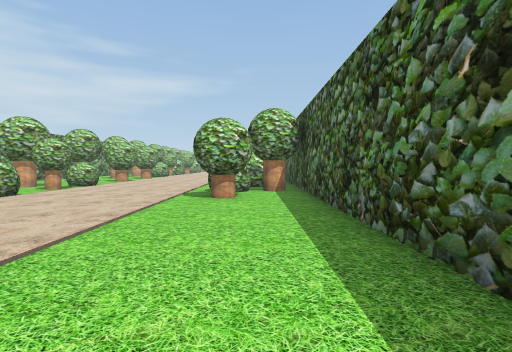
View 1 (above)

16 first-person views from a walk through a scene from a Unity 3-D project. The camera is 1.4 m above the floor, tilts 2° down and sees 80° across. The floor is counted in squares, 2 m on a side. Each view is taken from the middle of a square. On the plan, view 1 faces up. The plan holds only what a view shows up to about 10 squares ahead; the rest is blank. The place goes on beyond the plan. The player character is not drawn.

View 2
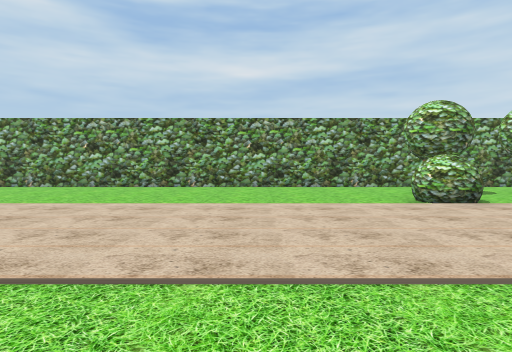

View 3
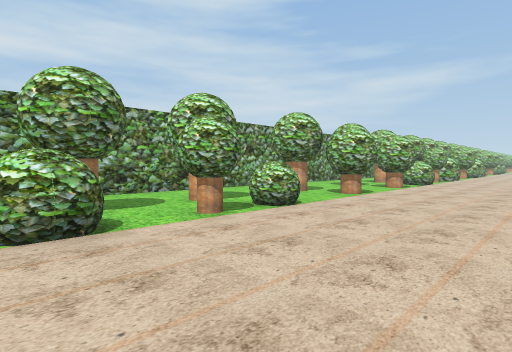

View 4
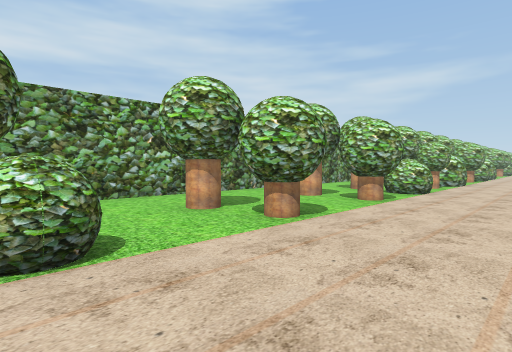

View 5
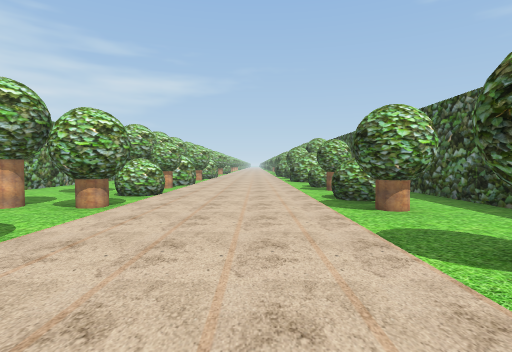

View 6
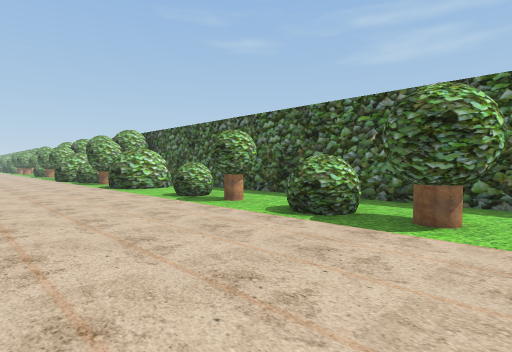

View 7
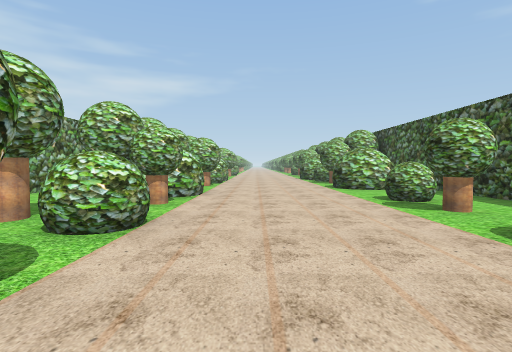

View 8
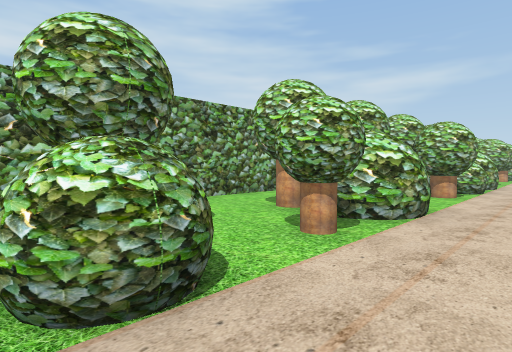

View 9
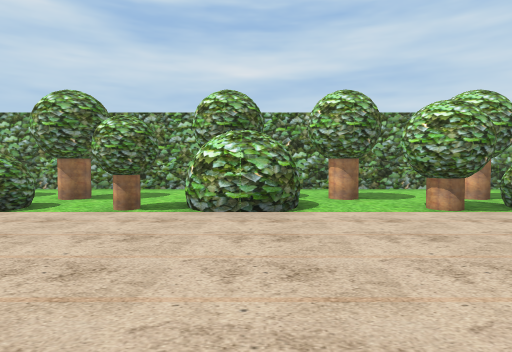

View 10
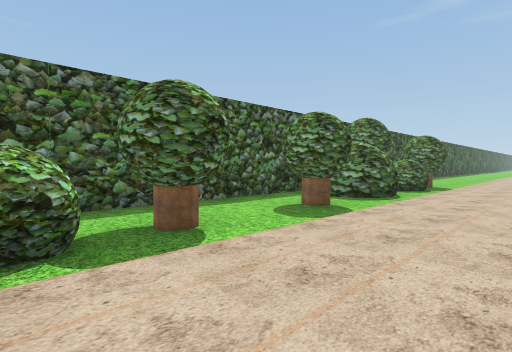

View 11
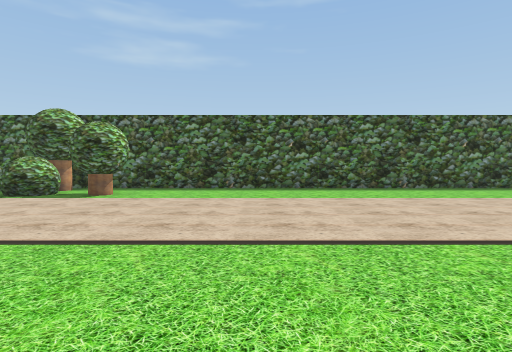

View 12
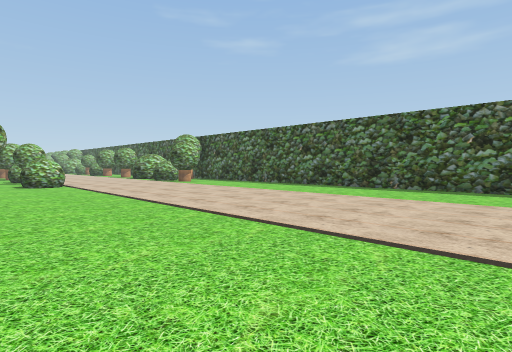

View 13
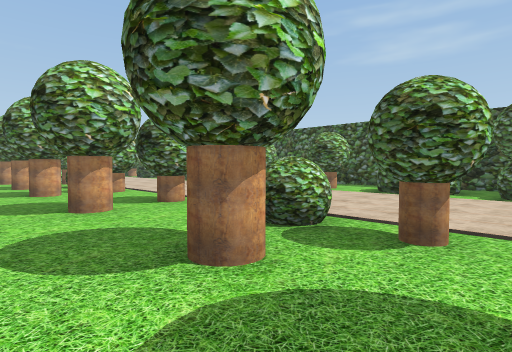

View 14
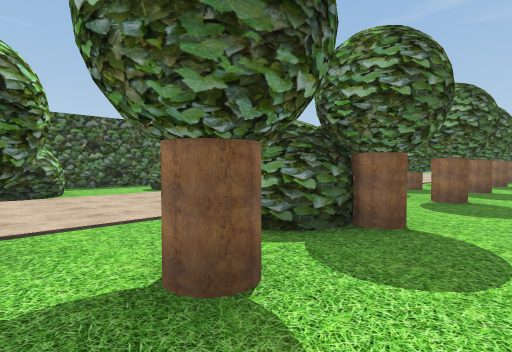

View 15
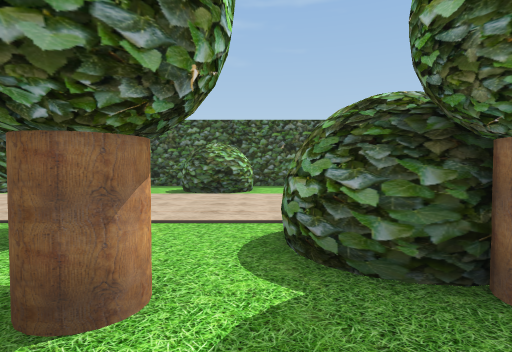

View 16
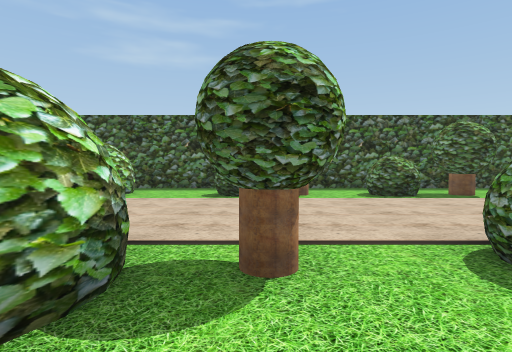

### Floor plan
Key: @ floor where view 1 was taken; # wall or solid block; . floor; T tree; O other object.
Columns run from 10 left of view 1 to 1 right of it. Each row starts with its distance up from view 1.
 26 #...O....#
 25 #.#O.....###
 24 #..........#
 23 #..##......#
 22 #..O#....O.#
 21 #...O....O.#
 20 #........O.#
 19 #.#OO......#
 18 #...O....OO#
 17 #...O......#
 16 #..OO....OO#
 15 #..........#
 14 #...O......#
 13 #.#OO....OO#
 12 #..........#
 11 #...T....###
 10 #.T.T....###
  9 #...T....OO#
  8 #........OOO
  7 #..TT....OO#
  6 #...T....O.#
  5 #..........#
  4 #..........#
  3 #..........#
  2 #..........#
  1 #..........#
  0 #.........@#
 -1 #..........#
 -2 #..........#
 -3 #..........#
 -4 #..........#
 -5 # ......   #

Positions as (right, up) in squares from view 1, and headings:
1: (0, 0), facing up
2: (0, 3), facing left
3: (-2, 6), facing up-left
4: (-3, 10), facing up-left
5: (-3, 11), facing up
6: (-5, 15), facing up-right
7: (-4, 15), facing up
8: (-4, 18), facing up-left
9: (-1, 23), facing left
10: (-4, 18), facing down-right
11: (-8, 3), facing right
12: (-8, -5), facing up-right
13: (-9, 8), facing up-right
14: (-9, 26), facing down-right
15: (-9, 24), facing right
16: (-8, 21), facing right
